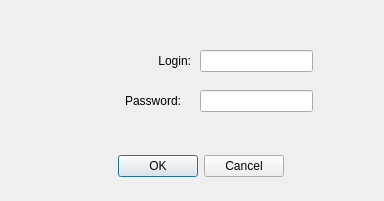
<?xml version="1.0" encoding="UTF-8"?>
<ui version="4.0">
 <class>Dialog</class>
 <widget class="QDialog" name="Dialog">
  <property name="geometry">
   <rect>
    <x>0</x>
    <y>0</y>
    <width>384</width>
    <height>201</height>
   </rect>
  </property>
  <property name="windowTitle">
   <string>Dialog</string>
  </property>
  <widget class="QDialogButtonBox" name="buttonBox">
   <property name="geometry">
    <rect>
     <x>30</x>
     <y>150</y>
     <width>341</width>
     <height>32</height>
    </rect>
   </property>
   <property name="orientation">
    <enum>Qt::Horizontal</enum>
   </property>
   <property name="standardButtons">
    <set>QDialogButtonBox::Cancel|QDialogButtonBox::Ok</set>
   </property>
   <property name="centerButtons">
    <bool>true</bool>
   </property>
  </widget>
  <widget class="QLineEdit" name="lineEdit">
   <property name="geometry">
    <rect>
     <x>200</x>
     <y>50</y>
     <width>113</width>
     <height>22</height>
    </rect>
   </property>
  </widget>
  <widget class="QLineEdit" name="lineEdit_2">
   <property name="geometry">
    <rect>
     <x>200</x>
     <y>90</y>
     <width>113</width>
     <height>22</height>
    </rect>
   </property>
  </widget>
  <widget class="QLabel" name="lb_login">
   <property name="geometry">
    <rect>
     <x>130</x>
     <y>50</y>
     <width>61</width>
     <height>21</height>
    </rect>
   </property>
   <property name="text">
    <string>Login:</string>
   </property>
   <property name="alignment">
    <set>Qt::AlignRight|Qt::AlignTrailing|Qt::AlignVCenter</set>
   </property>
  </widget>
  <widget class="QLabel" name="label_2">
   <property name="geometry">
    <rect>
     <x>110</x>
     <y>90</y>
     <width>71</width>
     <height>21</height>
    </rect>
   </property>
   <property name="text">
    <string>Password:</string>
   </property>
   <property name="alignment">
    <set>Qt::AlignRight|Qt::AlignTrailing|Qt::AlignVCenter</set>
   </property>
  </widget>
 </widget>
 <resources/>
 <connections>
  <connection>
   <sender>buttonBox</sender>
   <signal>accepted()</signal>
   <receiver>Dialog</receiver>
   <slot>accept()</slot>
   <hints>
    <hint type="sourcelabel">
     <x>248</x>
     <y>254</y>
    </hint>
    <hint type="destinationlabel">
     <x>157</x>
     <y>274</y>
    </hint>
   </hints>
  </connection>
  <connection>
   <sender>buttonBox</sender>
   <signal>rejected()</signal>
   <receiver>Dialog</receiver>
   <slot>reject()</slot>
   <hints>
    <hint type="sourcelabel">
     <x>316</x>
     <y>260</y>
    </hint>
    <hint type="destinationlabel">
     <x>286</x>
     <y>274</y>
    </hint>
   </hints>
  </connection>
 </connections>
</ui>
